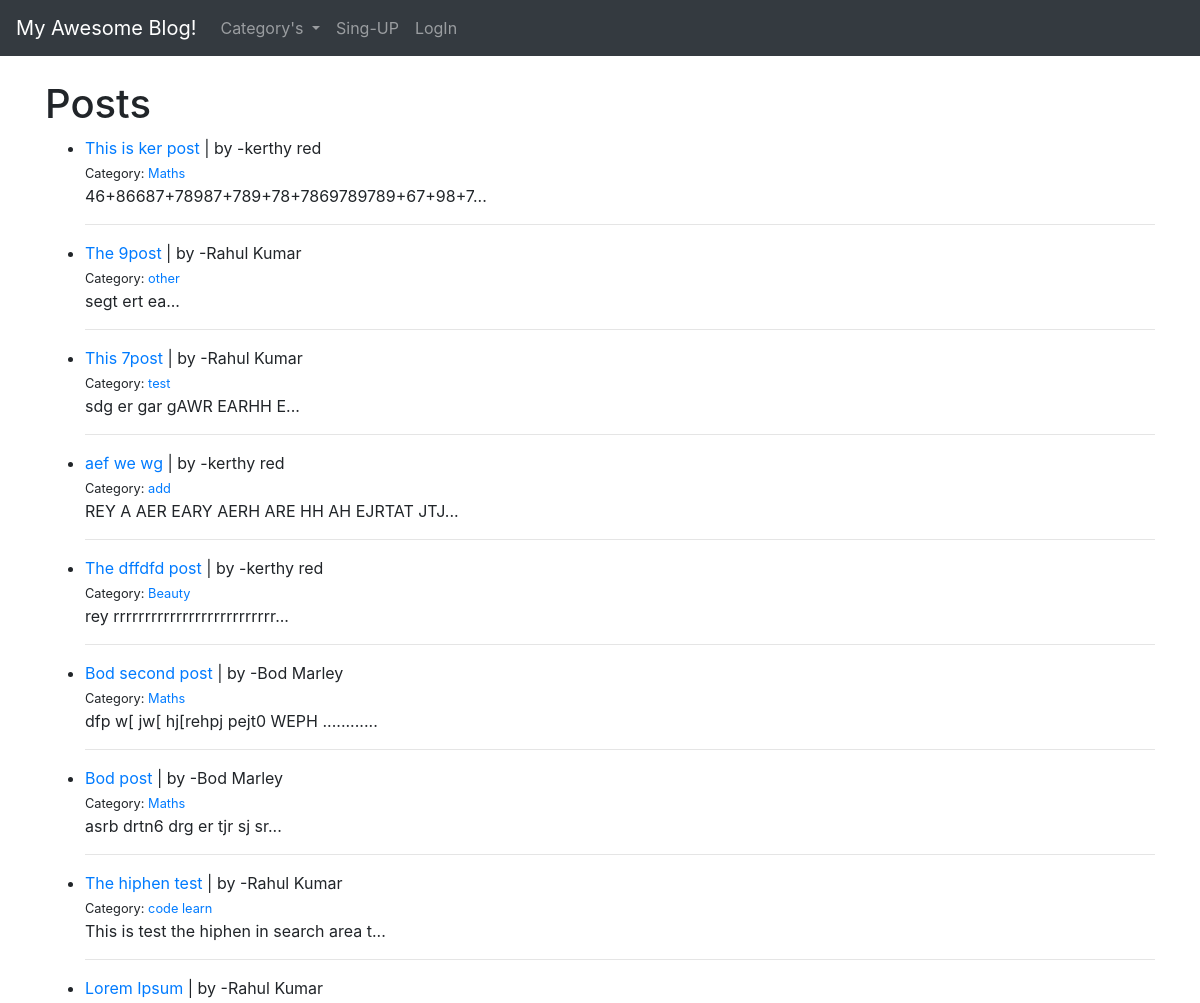
The app's page / (upper part), older data.
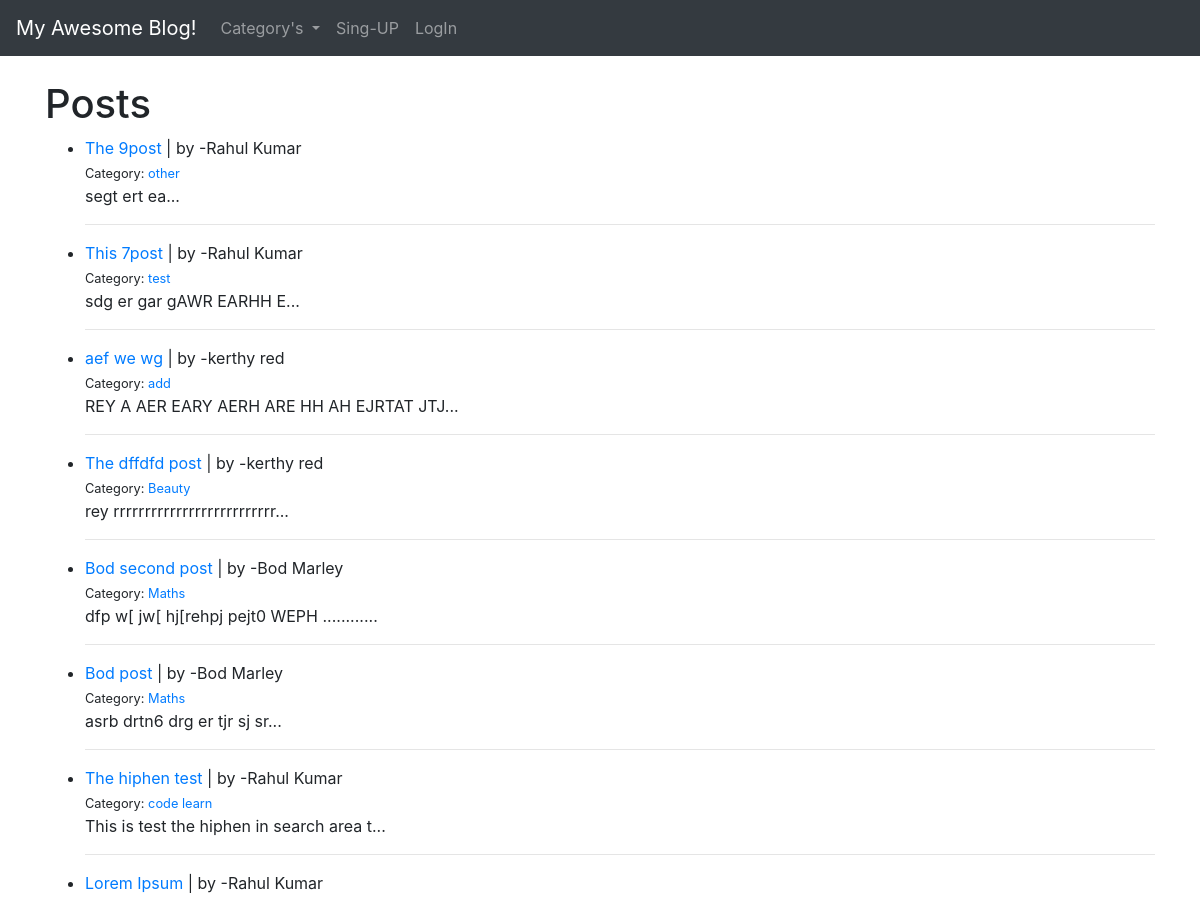
The same page, newer data.
### theblog/models.py (models this page shows, shortened)
class Post(models.Model):
    title = models.CharField(max_length=255)
    title_tag = models.CharField(max_length=255)
    author = models.ForeignKey(User, on_delete=models.CASCADE)
    body = models.TextField(max_length=10000)
    post_date = models.DateField(auto_now_add=True)
    post_time = models.TimeField(auto_now_add=True)
    update_time = models.DateTimeField(auto_now=True)
    category = models.CharField(max_length=255, default='other')
    likes = models.ManyToManyField(User, related_name='blog_post')

### theblog/views.py (the view)
class HomeView(ListView):
    model = Post
    template_name = 'home.html'
    ordering: List[str] = ['-post_date', '-post_time']
    def get_context_data(self, *args, **kwargs):
        cat_menu = Category.objects.all()
        context = super(HomeView, self).get_context_data(*args, **kwargs)
        context["cat_menu"] = cat_menu
        return context

### theblog/models.py (called while the page is built)
    def __str__(self):
        return self.name

### theblog/templates/home.html (shortened to what this page needs)
<!DOCTYPE html>
<html lang="en">
<head>
</head>
<body>
{% extends 'base.html' %}
{% block content %}
    <h1>Posts</h1>
    <ul>
        {% for post in object_list %}
            <li><a href="{% url 'article-detail' post.pk %}">{{ post.title }}</a> | by
                -{{ post.author.first_name }} {{ post.author.last_name }}
                <br>
                <small>Category: <a href="{% url 'category' post.category|slugify %}">{{ post.category }}</a> </small>
                <br/>
                {{ post.body|slice:":40"|safe }}... <br>
                <hr>
            </li>
        {% endfor %}
    </ul>
{% endblock %}

Row changes from the older to the newer data that the page shows:
removed Post: title "This is ker post", author.first_name "kerthy", author.last_name "red", category "Maths", body "46+86687+78987+789+78+7869789789+67+98+7"
